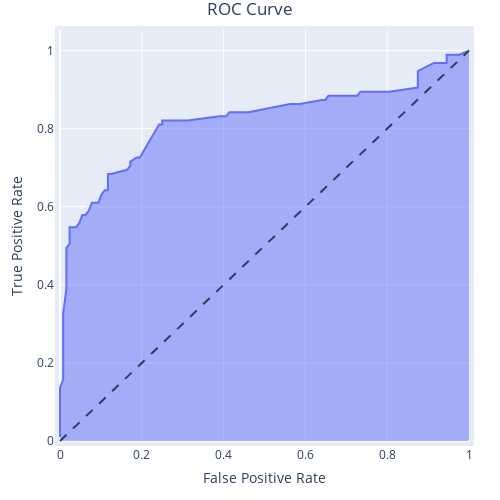

Source (notebook cell):
### Code cell
# Plot refe: https://www.kdnuggets.com/2021/07/roc-curve-explained.html
import plotly.express as px

def plot_interactive_roc_curve(df, fpr, tpr, thresholds):
    fig = px.area(
        data_frame = df,
        x=fpr, 
        y=tpr,
        hover_data=thresholds, 
        title='ROC Curve'
    )
    fig.update_layout(
        autosize=False,
        width=500,
        height=500,
        margin=dict(l=30, r=30, b=30, t=30, pad=4),
        title_x=.5, # Centre title
        hovermode = 'closest',
        xaxis=dict(hoverformat='.4f'),
        yaxis=dict(hoverformat='.4f')
    )
    hovertemplate = 'False Positive Rate=%{x}<br>True Positive Rate=%{y}<br>Threshold=%{customdata[0]:.4f}<extra></extra>'
    fig.update_traces(hovertemplate=hovertemplate)
    
    # Add dashed line with a slope of 1
    fig.add_shape(type='line', line=dict(dash='dash'), x0=0, x1=1, y0=0, y1=1)
    fig.show()
    

# Iterative plot

plot_interactive_roc_curve(df=inputs, 
                           fpr='False Positive Rate', 
                           tpr='True Positive Rate', 
                           thresholds=['threshold'])

### Figure 1 — Plotly figure (JSON) as saved in the notebook; plotly's stock layout.template omitted (floating-point values rounded to 4 significant figures)
{"data": [{"customdata": [[0.9999], [0.9914], [0.9873], [0.9698], [0.9634], [0.9575], [0.9092], [0.8963], [0.8808], [0.8716], [0.8684], [0.7948], [0.7832], [0.7692], [0.7558], [0.7557], [0.7379], [0.6773], [0.655], [0.6269], [0.6251], [0.5848], [0.5315], [0.4878], [0.4749], [0.4656], [0.4349], [0.4103], [0.4085], [0.3961], [0.39], [0.3841], [0.3688], [0.3556], [0.3274], [0.306], [0.2879], [0.2485], [0.2307], [0.1611], [0.161], [0.1398], [0.1356], [0.1348], [0.1279], [0.1247], [0.1216], [0.1192], [0.1172], [0.1063], [0.1016], [0.09969], [0.09962], [0.08981], [0.088], [0.08679], [0.08539], [0.05996], [0.04141], [0.01371], [0.005288]], "hovertemplate": "False Positive Rate=%{x}<br>True Positive Rate=%{y}<br>Threshold=%{customdata[0]:.4f}<extra></extra>", "legendgroup": "", "line": {"color": "#636efa"}, "mode": "lines", "name": "", "orientation": "v", "showlegend": false, "stackgroup": "1", "type": "scatter", "x": [0, 0, 0, 0, 0, 0.007812, 0.007812, 0.007812, 0.007812, 0.007812, 0.01562, 0.01562, 0.01562, 0.01562, 0.01562, 0.02344, 0.02344, 0.03906, 0.04688, 0.05469, 0.0625, 0.07031, 0.07812, 0.09375, 0.1016, 0.1094, 0.1172, 0.1172, 0.1172, 0.125, 0.1641, 0.1719, 0.1719, 0.1875, 0.1953, 0.2422, 0.25, 0.25, 0.2656, 0.3125, 0.3906, 0.4062, 0.4141, 0.4609, 0.5625, 0.5859, 0.6406, 0.6484, 0.6562, 0.7109, 0.7266, 0.7344, 0.8047, 0.875, 0.875, 0.875, 0.9141, 0.9453, 0.9453, 0.9766, 1], "xaxis": "x", "y": [0.01053, 0.04211, 0.09474, 0.1158, 0.1368, 0.1579, 0.2, 0.2737, 0.3053, 0.3263, 0.3895, 0.4421, 0.4632, 0.4737, 0.4947, 0.5053, 0.5474, 0.5474, 0.5579, 0.5789, 0.5789, 0.5895, 0.6105, 0.6105, 0.6316, 0.6421, 0.6421, 0.6737, 0.6842, 0.6842, 0.6947, 0.7053, 0.7158, 0.7263, 0.7263, 0.8105, 0.8105, 0.8211, 0.8211, 0.8211, 0.8316, 0.8316, 0.8421, 0.8421, 0.8632, 0.8632, 0.8737, 0.8737, 0.8842, 0.8842, 0.8842, 0.8947, 0.8947, 0.9053, 0.9368, 0.9474, 0.9684, 0.9684, 0.9895, 0.9895, 1], "yaxis": "y"}], "layout": {"autosize": false, "height": 500, "hovermode": "closest", "legend": {"tracegroupgap": 0}, "margin": {"b": 30, "l": 30, "pad": 4, "r": 30, "t": 30}, "shapes": [{"line": {"dash": "dash"}, "type": "line", "x0": 0, "x1": 1, "y0": 0, "y1": 1}], "title": {"text": "ROC Curve", "x": 0.5}, "width": 500, "xaxis": {"anchor": "y", "domain": [0, 1], "hoverformat": ".4f", "title": {"text": "False Positive Rate"}}, "yaxis": {"anchor": "x", "domain": [0, 1], "hoverformat": ".4f", "title": {"text": "True Positive Rate"}}}}
